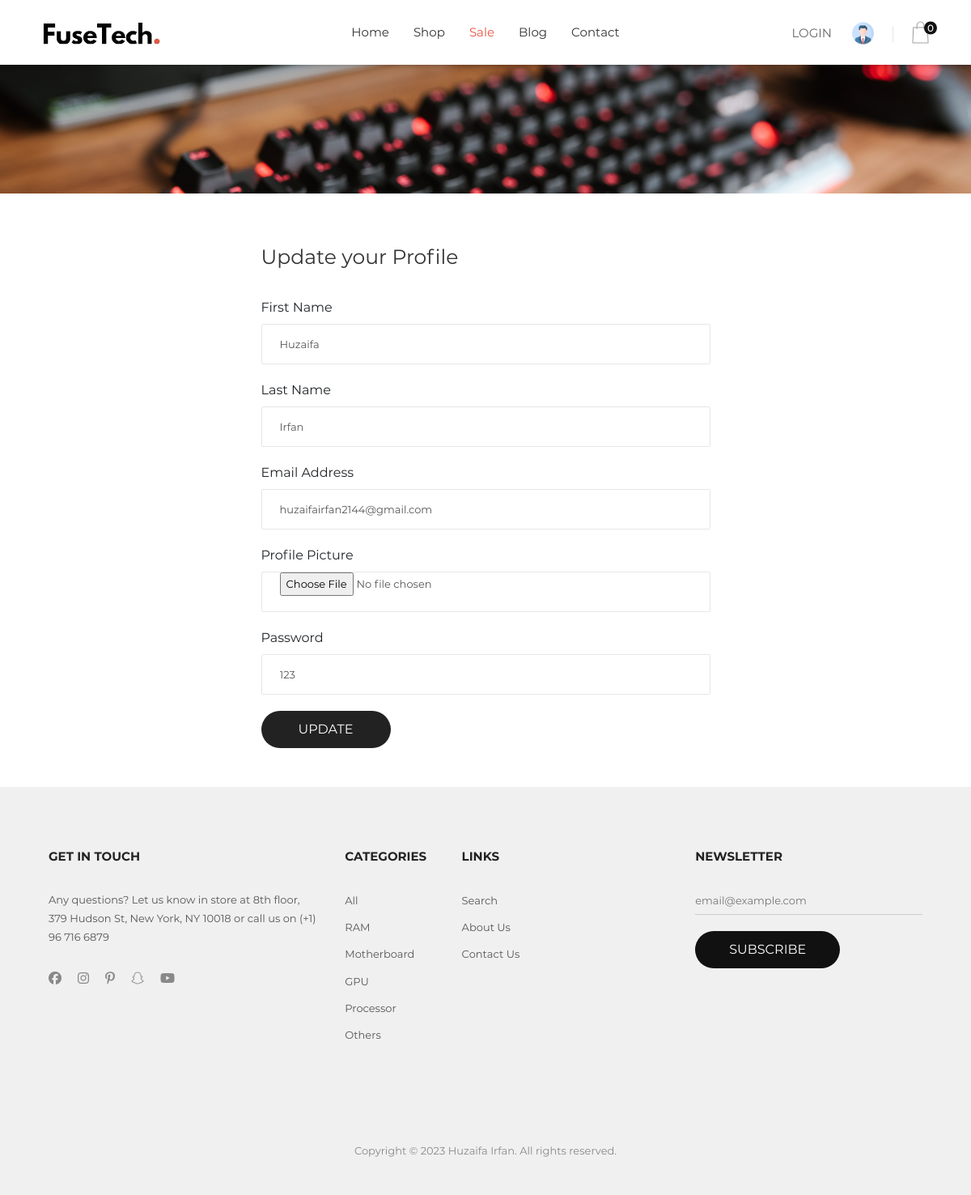
Page /updateprofile.php?id=1 on the committed database.
### tables this page shows
CREATE TABLE `tbl_user` (
  `id` int(11) NOT NULL,
  `uname` varchar(100) NOT NULL,
  `lastname` varchar(100) NOT NULL,
  `email` varchar(100) NOT NULL,
  `password` varchar(100) NOT NULL,
  `user_pic` varchar(1000) NOT NULL DEFAULT 'images/icons/icon-header-03.png'
);

CREATE TABLE `tbl_category` (
  `cat_id` int(11) NOT NULL,
  `cat_name` varchar(500) NOT NULL,
  `brand` int(11) DEFAULT NULL
);

### updateprofile.php (the view, shortened to what this page needs)
<?php include("connection.php");
$get_id = $_GET['id'];
$select_data = "SELECT * FROM `tbl_user` WHERE `id` = '$get_id'";
$select_data_run = mysqli_query($con , $select_data);
$user = mysqli_fetch_array($select_data_run);
?>
<!DOCTYPE html>
<html lang="en">
<head>
    <link rel="stylesheet" type="text/css" href="vendor/bootstrap/css/bootstrap.min.css">
    <link rel="stylesheet" type="text/css" href="fonts/font-awesome-4.7.0/css/font-awesome.min.css">
    <link rel="stylesheet" type="text/css" href="fonts/themify/themify-icons.css">
    <link rel="stylesheet" type="text/css" href="fonts/Linearicons-Free-v1.0.0/icon-font.min.css">
    <link rel="stylesheet" type="text/css" href="fonts/elegant-font/html-css/style.css">
    <link rel="stylesheet" type="text/css" href="vendor/animate/animate.css">
    <link rel="stylesheet" type="text/css" href="vendor/css-hamburgers/hamburgers.min.css">
    <link rel="stylesheet" type="text/css" href="vendor/animsition/css/animsition.min.css">
    <link rel="stylesheet" type="text/css" href="vendor/select2/select2.min.css">
    <link rel="stylesheet" type="text/css" href="vendor/slick/slick.css">
    <link rel="stylesheet" type="text/css" href="css/util.css">
    <link rel="stylesheet" type="text/css" href="css/main.css">
</head>
<body class="animsition">
    <?php include("nav.php");?>
    <section class="bg-title-page p-t-40 p-b-50 flex-col-c-m" style="background-image: url(images/other.jpg);">
        <h2 class="l-text2 t-center">
        </h2>
    </section>
    <div class="container d-flex justify-content-center align-items-center">
        <div class="col-lg-6 col-sm-8 col-md-8 mt-5 mb-5">
            <form class="leave-comment" method="post" enctype="multipart/form-data">
                <h4 class="m-text26 p-b-36 p-t-15">
                    Update your Profile
                </h4>
                <label>First Name</label>
                <div class="bo4 of-hidden size15 m-b-20">
                    <input class="sizefull s-text7 p-l-22 p-r-22" type="text" name="fname" required
                        value="<?php echo $user['uname'];?>">
                </div>
                <label>Last Name</label>
                <div class="bo4 of-hidden size15 m-b-20">
                    <input class="sizefull s-text7 p-l-22 p-r-22" type="text" name="lname" required
                        value="<?php echo $user['lastname'];?>">
                </div>
                <label>Email Address</label>
                <div class="bo4 of-hidden size15 m-b-20">
                    <input class="sizefull s-text7 p-l-22 p-r-22" type="email" name="email" required
                        value="<?php echo $user['email'];?>">
                </div>
                <label>Profile Picture</label>
                <div class="bo4 of-hidden size15 m-b-20">
                    <input class="sizefull s-text7 p-l-22 p-r-22" type="file" name="pic" required>
                </div>
                <label>Password</label>
                <div class="bo4 of-hidden size15 m-b-20">
                    <input class="sizefull s-text7 p-l-22 p-r-22" type="text" name="pass" required
                        value="<?php echo $user['password'];?>">
                </div>
                <div class="w-size25">
                    <input type="submit" value="Update" name="updatebtn"
                        class="flex-c-m size2 bg1 bo-rad-23 hov1 m-text3 trans-0-4">
                </div>
            </form>
        </div>
    </div>
    <?php include("footer.php");?>
</body>
</html>

### footer.php (shortened to what this page needs)
<footer class="bg6 p-t-45 p-b-43 p-l-45 p-r-45">
    <div class="flex-w p-b-90">
        <div class="w-size6 p-t-30 p-l-15 p-r-15 respon3">
            <h4 class="s-text12 p-b-30">
                GET IN TOUCH
            </h4>
            <div>
                <p class="s-text7 w-size27">
                    Any questions? Let us know in store at 8th floor, 379 Hudson St, New York, NY 10018 or call us
                    on (+1) 96 716 6879
                </p>
                <div class="flex-m p-t-30">
                    <a href="#" class="fs-18 color1 p-r-20 fa fa-facebook"></a>
                    <a href="#" class="fs-18 color1 p-r-20 fa fa-instagram"></a>
                    <a href="#" class="fs-18 color1 p-r-20 fa fa-pinterest-p"></a>
                    <a href="#" class="fs-18 color1 p-r-20 fa fa-snapchat-ghost"></a>
                    <a href="#" class="fs-18 color1 p-r-20 fa fa-youtube-play"></a>
                </div>
            </div>
        </div>
        <div class="w-size7 p-t-30 p-l-15 p-r-15 respon4">
            <h4 class="s-text12 p-b-30">
                Categories
            </h4>
            <ul>
                <li class="p-b-9">
                    <a href="shop_allproducts.php" class="s-text7">
                        All
                    </a>
                </li>
                <?php $select_cat = "SELECT * FROM `tbl_category`";
                $select_cat_run = mysqli_query($con , $select_cat);
                while($category = mysqli_fetch_array($select_cat_run)){?>
                <li class="p-b-9">
                    <a href="#" class="s-text7">
                        <?php echo $category['cat_name']?>
                    </a>
                </li>
                <?php }?>
            </ul>
        </div>
        <div class="w-size7 p-t-30 p-l-15 p-r-15 respon4">
            <h4 class="s-text12 p-b-30">
                Links
            </h4>
            <ul>
                <li class="p-b-9">
                    <a href="#" class="s-text7">
                        Search
                    </a>
                </li>
                <li class="p-b-9">
                    <a href="#" class="s-text7">
                        About Us
                    </a>
                </li>
                <li class="p-b-9">
                    <a href="#" class="s-text7">
                        Contact Us
                    </a>
                </li>
            </ul>
        </div>
        <div class="w-size7 p-t-30 p-l-15 p-r-15 respon4">
        </div>
        <div class="w-size8 p-t-30 p-l-15 p-r-15 respon3">
            <h4 class="s-text12 p-b-30">
                Newsletter
            </h4>
            <form>
                <div class="effect1 w-size9">
                    <input class="s-text7 bg6 w-full p-b-5" type="text" name="email"
                        placeholder="email@example.com">
                </div>
                <div class="w-size2 p-t-20">
                    <button class="flex-c-m size2 bg4 bo-rad-23 hov1 m-text3 trans-0-4">
                        Subscribe
                    </button>
                </div>
            </form>
        </div>
    </div>
    <div class="t-center p-l-15 p-r-15">
        <div class="t-center s-text8 p-t-20">
            Copyright © 2023 Huzaifa Irfan. All rights reserved.
        </div>
    </div>
</footer>

### css/util.css (style rules this page uses)
.fs-18 { font-size: 18px; }
.p-t-15 { padding-top: 15px; }
.p-t-20 { padding-top: 20px; }
.p-t-30 { padding-top: 30px; }
.p-t-40 { padding-top: 40px; }
.p-t-45 { padding-top: 45px; }
.p-b-5 { padding-bottom: 5px; }
.p-b-9 { padding-bottom: 9px; }
.p-b-30 { padding-bottom: 30px; }
.p-b-36 { padding-bottom: 36px; }
.p-b-43 { padding-bottom: 43px; }
.p-b-50 { padding-bottom: 50px; }
.p-b-90 { padding-bottom: 90px; }
.p-l-15 { padding-left: 15px; }
.p-l-22 { padding-left: 22px; }
.p-l-45 { padding-left: 45px; }
.p-r-15 { padding-right: 15px; }
.p-r-20 { padding-right: 20px; }
.p-r-22 { padding-right: 22px; }
.p-r-45 { padding-right: 45px; }
.m-b-20 { margin-bottom: 20px; }
.t-center { text-align: center; }
.sizefull { width: 100%; height: 100%; }
.w-full { width: 100%; }
.of-hidden { overflow: hidden; }
.trans-0-4 { -webkit-transition: all 0.4s; -o-transition: all 0.4s; -moz-transition: all 0.4s; transition: all 0.4s; }
.flex-w { display: -webkit-box; display: -webkit-flex; display: -moz-box; display: -ms-flexbox; display: flex; -webkit-flex-wrap: wrap; -moz-flex-wrap: wrap; -ms-flex-wrap: wrap; -o-flex-wrap: wrap; flex-wrap: wrap; }
.flex-m { display: -webkit-box; display: -webkit-flex; display: -moz-box; display: -ms-flexbox; display: flex; -ms-align-items: center; align-items: center; }
.flex-c-m { display: -webkit-box; display: -webkit-flex; display: -moz-box; display: -ms-flexbox; display: flex; justify-content: center; -ms-align-items: center; align-items: center; }
.flex-col-c-m { display: -webkit-box; display: -webkit-flex; display: -moz-box; display: -ms-flexbox; display: flex; -webkit-flex-direction: column; -moz-flex-direction: column; -ms-flex-direction: column; -o-flex-direction: column; flex-direction: column; -ms-align-items: center; align-items: center; justify-content: center; }
.s-text7 { font-family: Montserrat-Regular; font-size: 13px; color: #555555; line-height: 1.8; }
.s-text8 { font-family: Montserrat-Regular; font-size: 13px; color: #888888; line-height: 1.8; }
.s-text12 { font-family: Montserrat-Bold; font-size: 15px; color: #222222; line-height: 1.5; text-transform: uppercase; }
.m-text3 { font-family: Montserrat-Regular; font-size: 16px; color: white; text-transform: uppercase; }
.m-text26 { font-family: Montserrat-Regular; font-size: 25px; color: #333333; line-height: 1.2; }
.l-text2 { font-family: Montserrat-Bold; font-size: 50px; color: white; line-height: 1.2; text-transform: uppercase; }
.color1 { color: #888888; }
.size2 { width: 100%; height: 46px; }
.size15 { width: 100%; height: 50px; }
.w-size2 { width: 179px; }
.w-size6 { width: 33%; }
.w-size7 { width: 13%; }
.w-size8 { width: 28%; }
.w-size9 { max-width: 300px; }
.w-size25 { width: 160px; }
.w-size27 { max-width: 482px; }
.bg1 { background-color: #222222; }
.bg4 { background-color: #111111; }
.bg6 { background-color: #f0f0f0; }
.bo4 { border: 1px solid #e6e6e6; border-radius: 2px; }
.bo-rad-23 { border-radius: 23px; }
.effect1 { position: relative; border-bottom: 1px solid #cccccc; }

### css/main.css (style rules this page uses)
* { margin: 0px; padding: 0px; box-sizing: border-box; }
body, html { height: 100%; font-family: Montserrat-Regular, sans-serif; font-weight: 400; }
a { font-family: Montserrat-Regular; font-weight: 400; font-size: 15px; line-height: 1.7; color: #666666; margin: 0px; transition: all 0.4s; -webkit-transition: all 0.4s; -o-transition: all 0.4s; -moz-transition: all 0.4s; }
h2,h3,h4,h5 { margin: 0px; }
p { font-family: Montserrat-Regular; font-size: 15px; line-height: 1.7; color: #888888; margin: 0px; }
ul, li { margin: 0px; list-style-type: none; }
input { outline: none; border: none !important; }
button { outline: none !important; border: none; background: transparent; }
.container { max-width: 1200px; }
.bg-title-page { width: 100%; min-height: 239px; padding-left: 15px; padding-right: 15px; background-repeat: no-repeat; background-position: center 0; background-size: cover; }
body { padding-right: 0px !important; }

### rows in the picture
tbl_user: fname "Huzaifa", lname "Irfan", email "huzaifairfan2144@gmail.com", pass "123"
tbl_category: cat_name "RAM"
tbl_category: cat_name "Motherboard"
tbl_category: cat_name "GPU"
tbl_category: cat_name "Processor"
tbl_category: cat_name "Others"
